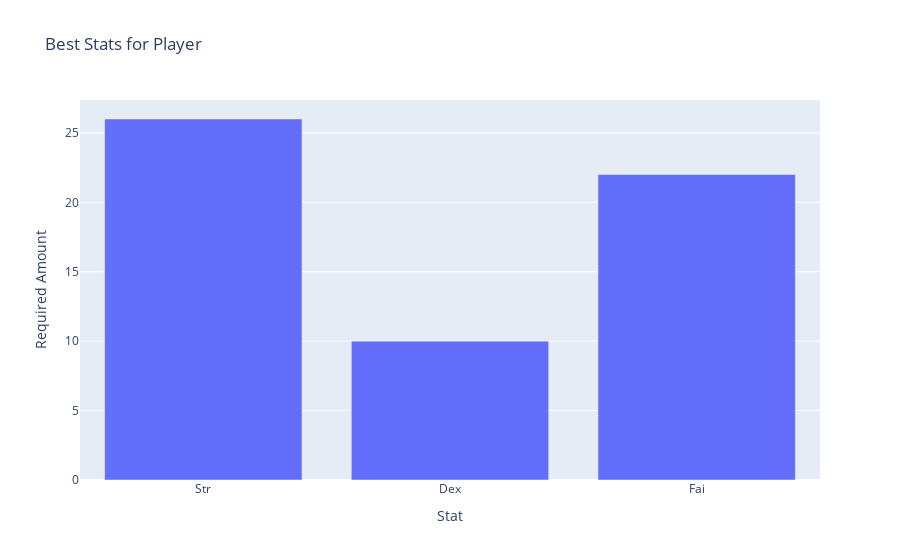

The cell this chart's notebook holds for it:
### Code cell
# Calculate best stats for player
most_powerful_weapon = weapons_df.loc[weapons_df['average_attack'].idxmax()]
most_powerful_armor = armors_df.loc[armors_df['total_protection'].idxmax()]

# Extract required attributes for the best weapon and armor
best_stats_weapon = most_powerful_weapon['requiredAttributes']
best_stats_armor = most_powerful_armor.get('requiredAttributes', [])

# Combine and aggregate stats
best_stats = best_stats_weapon + best_stats_armor

from collections import Counter
best_stats_aggregated = Counter()

for stat in best_stats:
    best_stats_aggregated[stat['name']] += stat['amount']

# Verify the best stats
print(best_stats_aggregated)

# Interactive visualization for best stats for player
fig = px.bar(
    x=list(best_stats_aggregated.keys()),
    y=list(best_stats_aggregated.values()),
    title='Best Stats for Player',
    labels={'x': 'Stat', 'y': 'Required Amount'}
)
fig.update_layout(xaxis_title='Stat', yaxis_title='Required Amount')
fig.show()

### Figure 1 — Plotly figure (JSON) as saved in the notebook; plotly's stock layout.template omitted (floating-point values rounded to 4 significant figures)
{"data": [{"alignmentgroup": "True", "hovertemplate": "Stat=%{x}<br>Required Amount=%{y}<extra></extra>", "legendgroup": "", "marker": {"color": "#636efa", "pattern": {"shape": ""}}, "name": "", "offsetgroup": "", "orientation": "v", "showlegend": false, "textposition": "auto", "type": "bar", "x": ["Str", "Dex", "Fai"], "xaxis": "x", "y": [26, 10, 22], "yaxis": "y"}], "layout": {"autosize": true, "barmode": "relative", "dragmode": "zoom", "legend": {"tracegroupgap": 0}, "title": {"text": "Best Stats for Player"}, "xaxis": {"anchor": "y", "autorange": true, "domain": [0, 1], "range": [-0.5, 2.5], "title": {"text": "Stat"}, "type": "category"}, "yaxis": {"anchor": "x", "autorange": true, "domain": [0, 1], "range": [0, 27.37], "title": {"text": "Required Amount"}, "type": "linear"}}}
